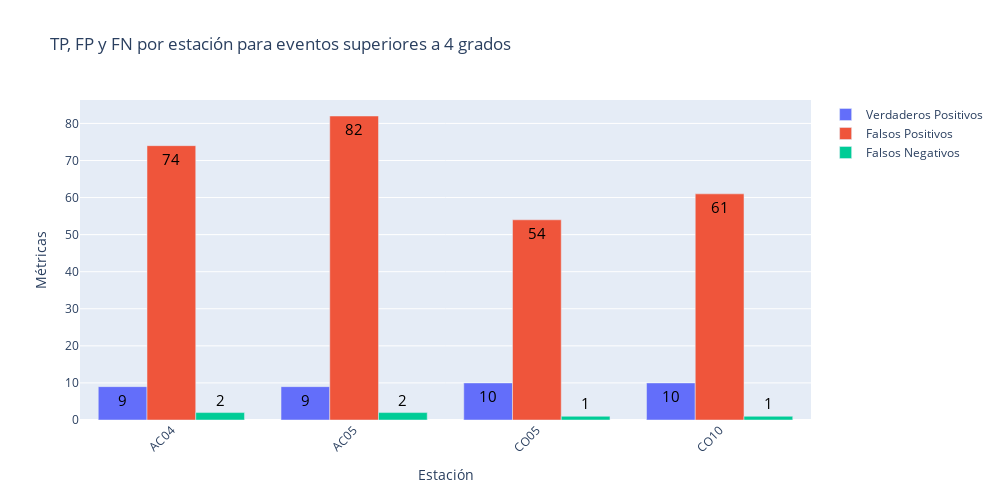

This figure's notebook cell:
### Code cell
plot_bar(results_no_val, titles[3])

### Figure 1 — Plotly figure (JSON) as saved in the notebook; plotly's stock layout.template omitted (floating-point values rounded to 4 significant figures)
{"data": [{"name": "Verdaderos Positivos", "text": ["9", "9", "10", "10"], "textfont": {"color": "black", "size": 15}, "type": "bar", "x": ["AC04", "AC05", "CO05", "CO10"], "y": [9, 9, 10, 10]}, {"name": "Falsos Positivos", "text": ["74", "82", "54", "61"], "textfont": {"color": "black", "size": 15}, "type": "bar", "x": ["AC04", "AC05", "CO05", "CO10"], "y": [74, 82, 54, 61]}, {"name": "Falsos Negativos", "text": ["2", "2", "1", "1"], "textfont": {"color": "black", "size": 15}, "type": "bar", "x": ["AC04", "AC05", "CO05", "CO10"], "y": [2, 2, 1, 1]}], "layout": {"barmode": "group", "height": 500, "title": {"text": "TP, FP y FN por estación para eventos superiores a 4 grados"}, "width": 1000, "xaxis": {"tickangle": -45, "title": {"text": "Estación"}}, "yaxis": {"title": {"text": "Métricas"}}}}
